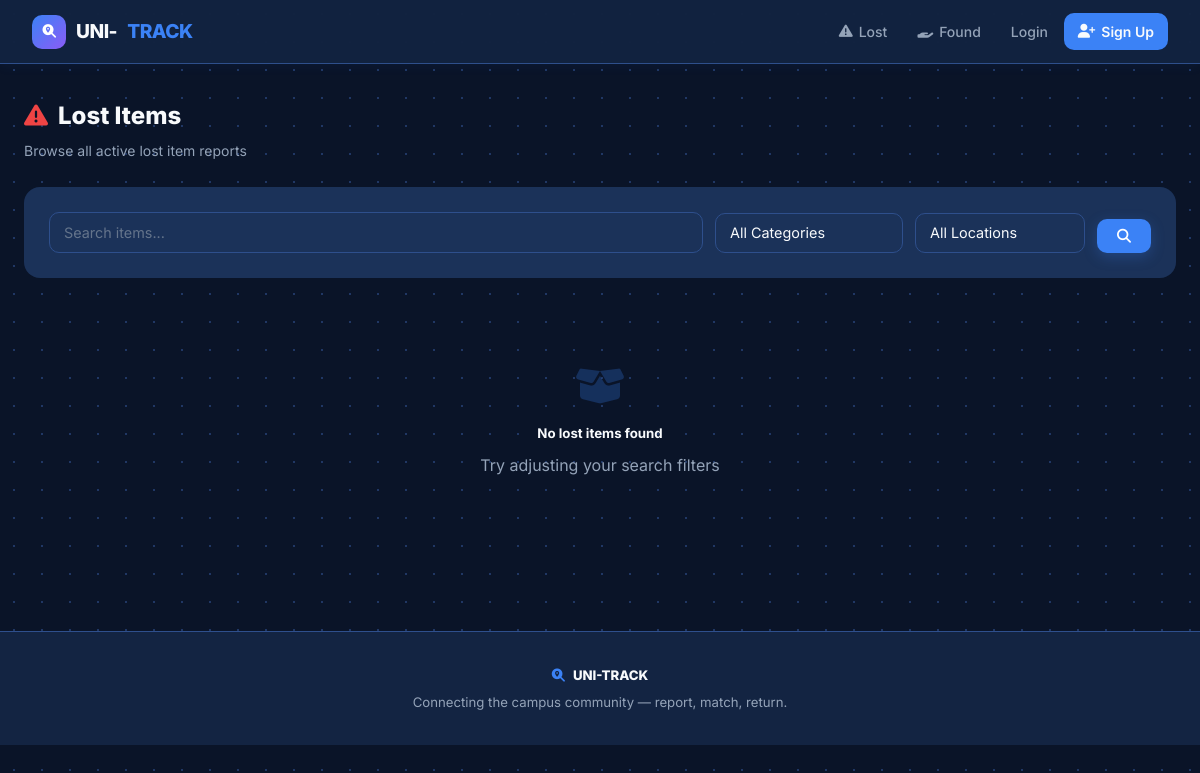
Before: /lost/ with the older database file.
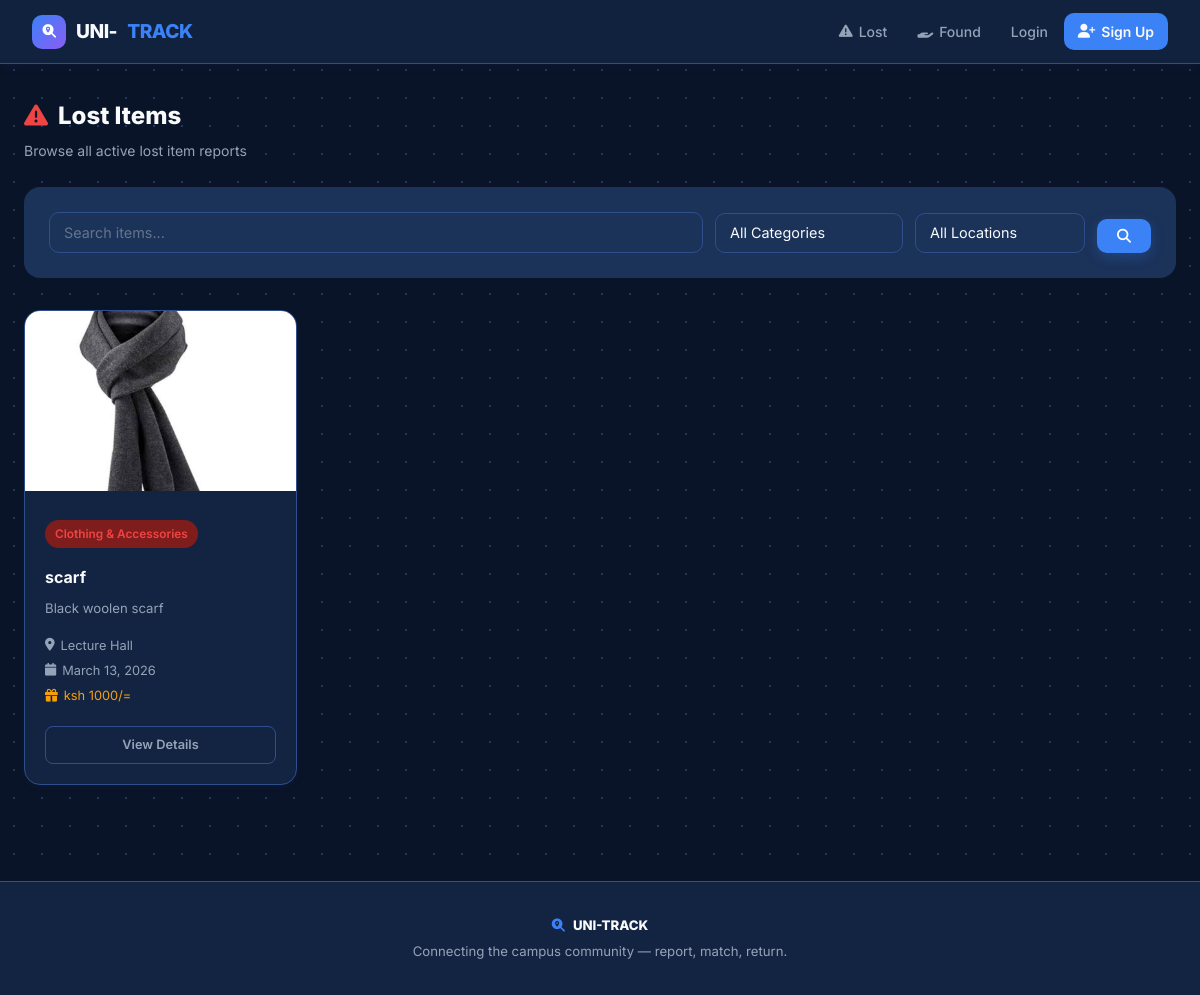
After: the same page with the newer database file.
### items/models.py (models this page shows, shortened)
class LostItem(models.Model):
    STATUS_CHOICES = [
        ('active', 'Active'),
        ('matched', 'Matched'),
        ('resolved', 'Resolved'),
        ('closed', 'Closed'),
    ]
    reporter = models.ForeignKey(settings.AUTH_USER_MODEL, on_delete=models.CASCADE, related_name='lost_items')
    title = models.CharField(max_length=200)
    description = models.TextField()
    category = models.CharField(max_length=50, choices=CATEGORY_CHOICES)
    location_lost = models.CharField(max_length=50, choices=LOCATION_CHOICES)
    location_detail = models.CharField(max_length=200, blank=True)
    date_lost = models.DateField()
    image = models.ImageField(upload_to='lost_items/', blank=True, null=True)
    proof_of_ownership = models.ImageField(upload_to='ownership_proof/', blank=True, null=True,
        help_text='Upload a previous photo, receipt, or any proof this item belongs to you')
    contact_email = models.EmailField(blank=True)
    contact_phone = models.CharField(max_length=15, blank=True)
    reward = models.CharField(max_length=100, blank=True)
    verif_color = models.CharField(max_length=100, blank=True,
        verbose_name='Item colour / appearance',
        help_text='Describe the exact colour, brand markings, or appearance')
    verif_distinguishing = models.CharField(max_length=200, blank=True,
        verbose_name='Distinguishing feature',
        help_text='Any scratches, stickers, engravings, or unique marks?')
    verif_secret = models.CharField(max_length=200, blank=True,
        verbose_name='Secret detail',
        help_text='Something only you would know (e.g. lock screen wallpaper, bag contents, note inside)')
    status = models.CharField(max_length=20, choices=STATUS_CHOICES, default='active')
    created_at = models.DateTimeField(auto_now_add=True)
    updated_at = models.DateTimeField(auto_now=True)
    class Meta:
        ordering = ['-created_at']

### items/views.py (the view)
# urls.py: path('lost/', views.lost_items_list, name='lost_items'),
def lost_items_list(request):
    form = ItemSearchForm(request.GET)
    items = LostItem.objects.filter(status='active')
    if form.is_valid():
        q = form.cleaned_data.get('q')
        category = form.cleaned_data.get('category')
        location = form.cleaned_data.get('location')
        if q:
            items = items.filter(Q(title__icontains=q) | Q(description__icontains=q))
        if category:
            items = items.filter(category=category)
        if location:
            items = items.filter(location_lost=location)
    return render(request, 'items/lost_list.html', {'items': items, 'form': form})

### items/forms.py
class ItemSearchForm(forms.Form):
    q = forms.CharField(required=False, label='Search', widget=forms.TextInput(
        attrs={'class': 'form-control', 'placeholder': 'Search items...'}))
    category = forms.ChoiceField(required=False,
        choices=[('', 'All Categories')] + LostItem._meta.get_field('category').choices,
        widget=forms.Select(attrs={'class': 'form-select'}))
    location = forms.ChoiceField(required=False,
        choices=[('', 'All Locations')] + LostItem._meta.get_field('location_lost').choices,
        widget=forms.Select(attrs={'class': 'form-select'}))

### templates/items/lost_list.html (shortened to what this page needs)
{% extends 'base.html' %}
{% block content %}
<div class="section-head animate-up">
  <div>
    <div class="section-title"><i class="fas fa-exclamation-triangle text-danger" style="margin-right:10px;"></i>Lost Items</div>
    <div class="section-sub">Browse all active lost item reports</div>
  </div>
</div>
<div class="card card-flat p-3 mb-4 animate-up">
  <form method="get" style="display:grid;grid-template-columns:1fr auto auto auto;gap:0.75rem;align-items:end;">
    <div>{{ form.q }}</div>
    <div>{{ form.category }}</div>
    <div>{{ form.location }}</div>
    <button type="submit" class="btn btn-primary"><i class="fas fa-search"></i></button>
  </form>
</div>
<div class="grid grid-auto">
  {% for item in items %}
  <div class="item-card animate-up">
    {% if item.image %}<img src="{{ item.image.url }}" class="item-card-img" alt="{{ item.title }}">
    {% else %}<div class="item-card-placeholder"><i class="fas fa-image"></i></div>{% endif %}
    <div class="item-card-body">
      <span class="badge badge-danger mb-2">{{ item.get_category_display }}</span>
      <div class="item-card-title">{{ item.title }}</div>
      <p class="small text-muted mb-2" style="line-height:1.5;">{{ item.description|truncatechars:75 }}</p>
      <div class="item-card-meta"><i class="fas fa-map-marker-alt"></i>{{ item.get_location_lost_display }}</div>
      <div class="item-card-meta"><i class="fas fa-calendar"></i>{{ item.date_lost }}</div>
      {% if item.reward %}<div class="item-card-meta" style="color:var(--warning);margin-top:4px;"><i class="fas fa-gift"></i>{{ item.reward }}</div>{% endif %}
      <a href="{% url 'lost_item_detail' item.pk %}" class="btn btn-outline btn-sm btn-block mt-2">View Details</a>
    </div>
  </div>
  {% empty %}
  <div class="empty-state" style="grid-column:1/-1;">
    <i class="fas fa-box-open"></i>
    <h5>No lost items found</h5>
    <p>Try adjusting your search filters</p>
  </div>
  {% endfor %}
</div>
{% endblock %}

Changed rows visible on the page:
added LostItem: image (picture), category "Clothing & Accessories", title "scarf", description "Black woolen scarf", location_lost "Lecture Hall", date_lost "March 13, 2026", reward "ksh 1000/="
Other visible differences:
text no longer shown: "No lost items found Try adjusting your search filters"
